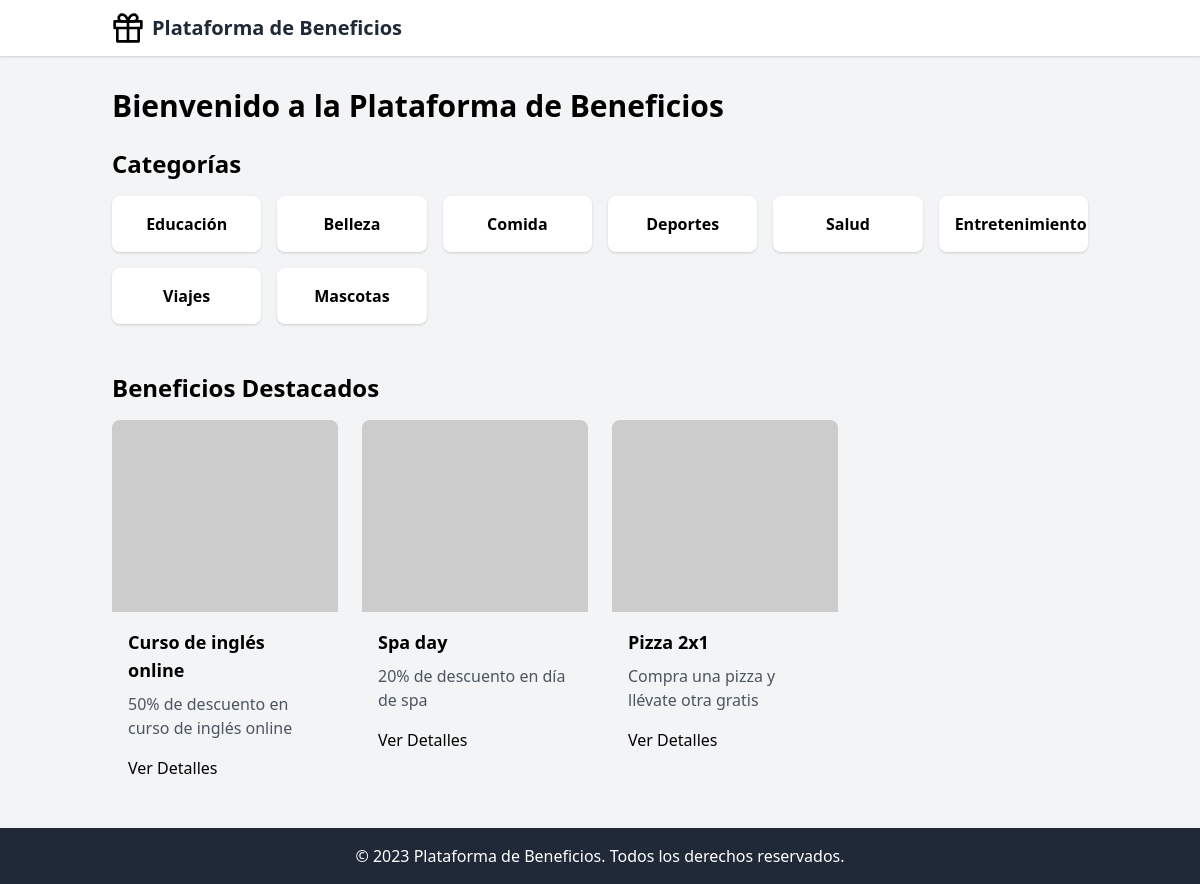
Before: / with the older database file.
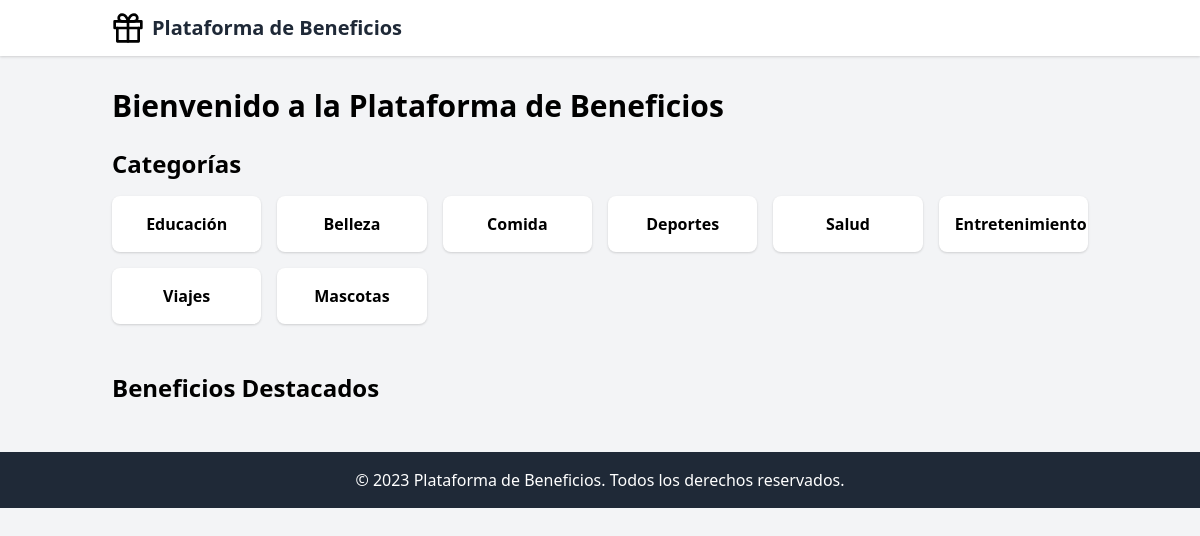
After: the same page with the newer database file.
### app/models.py (models this page shows)
class Category(db.Model):
    id = db.Column(db.Integer, primary_key=True)
    name = db.Column(db.String(64), index=True, unique=True)
    image_url = db.Column(db.String(256))  # New field for category image
    benefits = db.relationship('Benefit', backref='category', lazy='dynamic')

class Benefit(db.Model):
    id = db.Column(db.Integer, primary_key=True)
    name = db.Column(db.String(128), index=True)
    description = db.Column(db.Text)
    image_url = db.Column(db.String(256))
    company = db.Column(db.String(128))
    category_id = db.Column(db.Integer, db.ForeignKey('category.id'))
    redemptions = db.relationship('Redemption', backref='benefit', lazy='dynamic')
    featured = db.Column(db.Boolean, default=False)

### app/main/routes.py (the view)
@bp.route('/')
def index():
    categories = Category.query.all()
    featured_benefits = Benefit.query.filter_by(featured=True).limit(5).all()
    return render_template('index.html', categories=categories, featured_benefits=featured_benefits)

### templates/index.html
{% extends "base.html" %}
{% block content %}
<h1 class="text-3xl font-bold mb-6">Bienvenido a la Plataforma de Beneficios</h1>
<section class="mb-12">
    <h2 class="text-2xl font-semibold mb-4">Categorías</h2>
    <div class="grid grid-cols-2 sm:grid-cols-3 md:grid-cols-4 lg:grid-cols-6 gap-4">
        {% for category in categories %}
        <a href="{{ url_for('main.category', id=category.id) }}" class="bg-white rounded-lg shadow p-4 text-center hover:shadow-md transition duration-300">
            <h3 class="font-semibold">{{ category.name }}</h3>
        </a>
        {% endfor %}
    </div>
</section>
<section>
    <h2 class="text-2xl font-semibold mb-4">Beneficios Destacados</h2>
    <div class="grid grid-cols-1 sm:grid-cols-2 md:grid-cols-3 lg:grid-cols-4 gap-6">
        {% for benefit in featured_benefits %}
        <div class="benefit-card">
            <img src="{{ benefit.image_url }}" alt="{{ benefit.name }}" class="w-full h-48 object-cover rounded-t-lg">
            <div class="p-4">
                <h3 class="font-semibold text-lg mb-2">{{ benefit.name }}</h3>
                <p class="text-gray-600 mb-4">{{ benefit.description | truncate(100) }}</p>
                <a href="{{ url_for('main.benefit', id=benefit.id) }}" class="btn-primary">Ver Detalles</a>
            </div>
        </div>
        {% endfor %}
    </div>
</section>
{% endblock %}

Changed rows visible on the page:
no longer on this page (row edited): Benefit: name "Curso de inglés online", description "50% de descuento en curso de inglés online"
no longer on this page (row edited): Benefit: name "Spa day", description "20% de descuento en día de spa"
no longer on this page (row edited): Benefit: name "Pizza 2x1", description "Compra una pizza y llévate otra gratis"
